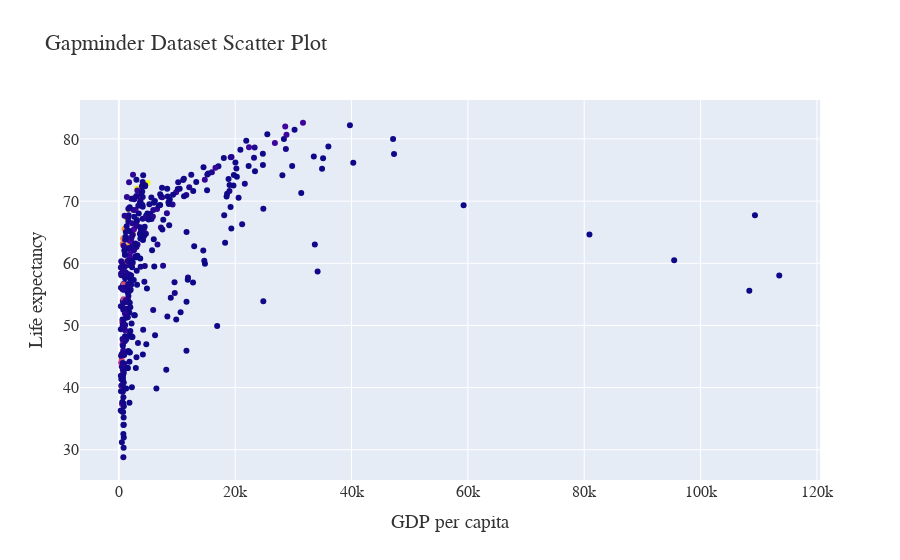

Notebook cell for this chart:
### Code cell
import plotly.graph_objects as go
import plotly.express as px

# Load sample data
df = px.data.gapminder().query("continent == 'Asia'")

# Define custom font
my_font = dict(family='Arial', size=16, color='#333333')

# Create scatter plot
fig = go.Figure()
fig.add_trace(go.Scatter(x=df['gdpPercap'], y=df['lifeExp'], mode='markers', marker_color=df['pop'], hovertemplate='Country: %{hovertext}<br>GDP per capita: %{x:.2f}<br>Life expectancy: %{y:.2f}'))

# Customize layout and axes
fig.update_layout(
    title='Gapminder Dataset Scatter Plot',
    xaxis_title='GDP per capita',
    yaxis_title='Life expectancy',
    font=my_font
)

# Show plot
fig.show()

### Figure 1 — Plotly figure (JSON) as saved in the notebook; plotly's stock layout.template omitted (floating-point values rounded to 4 significant figures; data arrays with more than 128 entries replaced by an {"elided": "..."} marker saying what was removed)
{"data": [{"hovertemplate": "Country: %{hovertext}<br>GDP per capita: %{x:.2f}<br>Life expectancy: %{y:.2f}", "marker": {"color": {"elided": "396 int values"}}, "mode": "markers", "type": "scatter", "x": {"elided": "396 float values"}, "y": {"elided": "396 float values"}}], "layout": {"font": {"color": "#333333", "family": "Arial", "size": 16}, "title": {"text": "Gapminder Dataset Scatter Plot"}, "xaxis": {"title": {"text": "GDP per capita"}}, "yaxis": {"title": {"text": "Life expectancy"}}}}
